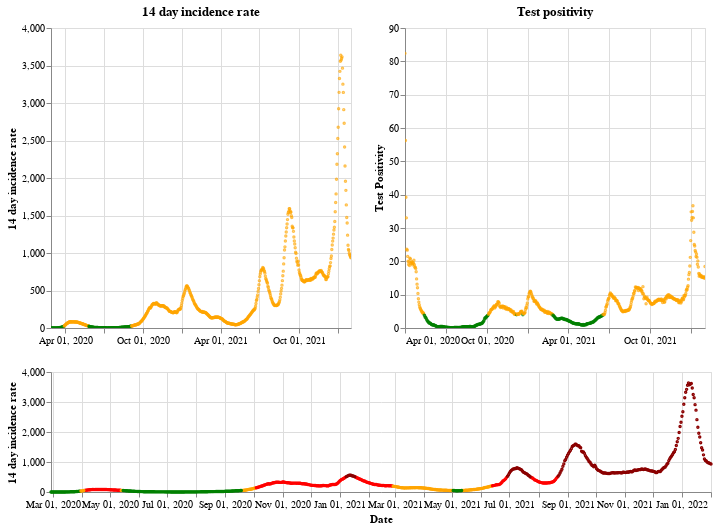

The cell this chart's notebook holds for it:
### Markdown cell above
## Scotland

### Code cell
plot_traffic_light('Scotland')

### Figure 1 — Vega-Lite specification as saved in the notebook (floating-point values rounded to 4 significant figures; data arrays with more than 128 entries replaced by an {"elided": "..."} marker saying what was removed)
{"config": {"view": {"continuousWidth": 400, "continuousHeight": 300}}, "vconcat": [{"hconcat": [{"mark": {"type": "point", "size": 2}, "encoding": {"color": {"condition": {"value": "green", "test": "(datum.twoWeeklyCasesRate <= 25)"}, "value": "orange"}, "tooltip": [{"type": "nominal", "field": "areaName"}, {"type": "temporal", "field": "date"}, {"type": "quantitative", "field": "twoWeeklyCasesRate"}, {"type": "quantitative", "field": "testPositivity"}], "x": {"type": "temporal", "axis": {"title": ""}, "field": "date", "scale": {"domain": {"selection": "DateBrush"}}, "timeUnit": "yearmonthdate"}, "y": {"type": "quantitative", "axis": {"title": "14 day incidence rate"}, "field": "twoWeeklyCasesRate"}}, "title": "14 day incidence rate", "width": 300}, {"mark": {"type": "point", "size": 2}, "encoding": {"color": {"condition": {"value": "green", "test": "(datum.testPositivity <= 4)"}, "value": "orange"}, "tooltip": [{"type": "nominal", "field": "areaName"}, {"type": "temporal", "field": "date"}, {"type": "quantitative", "field": "twoWeeklyCasesRate"}, {"type": "quantitative", "field": "testPositivity"}], "x": {"type": "temporal", "axis": {"title": ""}, "field": "date", "scale": {"domain": {"selection": "DateBrush"}}, "timeUnit": "yearmonthdate"}, "y": {"type": "quantitative", "axis": {"title": "Test Positivity"}, "field": "testPositivity"}}, "title": "Test positivity", "width": 300}]}, {"layer": [{"mark": {"type": "point", "size": 2}, "encoding": {"color": {"condition": {"value": "orange", "test": "(((datum.testPositivity < 4) && (datum.twoWeeklyCasesRate >= 50)) && (datum.twoWeeklyCasesRate < 200))"}, "value": "red"}, "opacity": {"condition": {"value": 1, "test": "((datum.twoWeeklyCasesRate >= 50) && (datum.twoWeeklyCasesRate < 500))"}, "value": 0}, "tooltip": [{"type": "nominal", "field": "areaName"}, {"type": "temporal", "field": "date"}, {"type": "quantitative", "field": "twoWeeklyCasesRate"}, {"type": "quantitative", "field": "testPositivity"}], "x": {"type": "temporal", "axis": {"title": "Date"}, "field": "date", "timeUnit": "yearmonthdate"}, "y": {"type": "quantitative", "axis": {"title": "14 day incidence rate"}, "field": "twoWeeklyCasesRate"}}, "selection": {"DateBrush": {"type": "interval", "encodings": ["x"], "fields": ["Time"]}}}, {"mark": {"type": "point", "size": 2}, "encoding": {"color": {"value": "darkred"}, "opacity": {"condition": {"value": 1, "test": "(datum.twoWeeklyCasesRate >= 500)"}, "value": 0}, "tooltip": [{"type": "nominal", "field": "areaName"}, {"type": "temporal", "field": "date"}, {"type": "quantitative", "field": "twoWeeklyCasesRate"}, {"type": "quantitative", "field": "testPositivity"}], "x": {"type": "temporal", "axis": {"title": "Date"}, "field": "date", "timeUnit": "yearmonthdate"}, "y": {"type": "quantitative", "axis": {"title": "14 day incidence rate"}, "field": "twoWeeklyCasesRate"}}}, {"mark": {"type": "point", "size": 2}, "encoding": {"color": {"condition": {"value": "green", "test": "((datum.testPositivity < 4) && (datum.twoWeeklyCasesRate < 50))"}, "value": "orange"}, "opacity": {"condition": {"value": 1, "test": "(datum.twoWeeklyCasesRate < 50)"}, "value": 0}, "tooltip": [{"type": "nominal", "field": "areaName"}, {"type": "temporal", "field": "date"}, {"type": "quantitative", "field": "twoWeeklyCasesRate"}, {"type": "quantitative", "field": "testPositivity"}], "x": {"type": "temporal", "axis": {"title": "Date"}, "field": "date", "timeUnit": "yearmonthdate"}, "y": {"type": "quantitative", "axis": {"title": "14 day incidence rate"}, "field": "twoWeeklyCasesRate"}}}], "height": 120, "width": 660}], "data": {"name": "data-0db98272923a14f20cf6d3b8c5765f12"}, "$schema": "https://vega.github.io/schema/vega-lite/v4.8.1.json", "datasets": {"data-0db98272923a14f20cf6d3b8c5765f12": {"elided": "705 records"}}}
